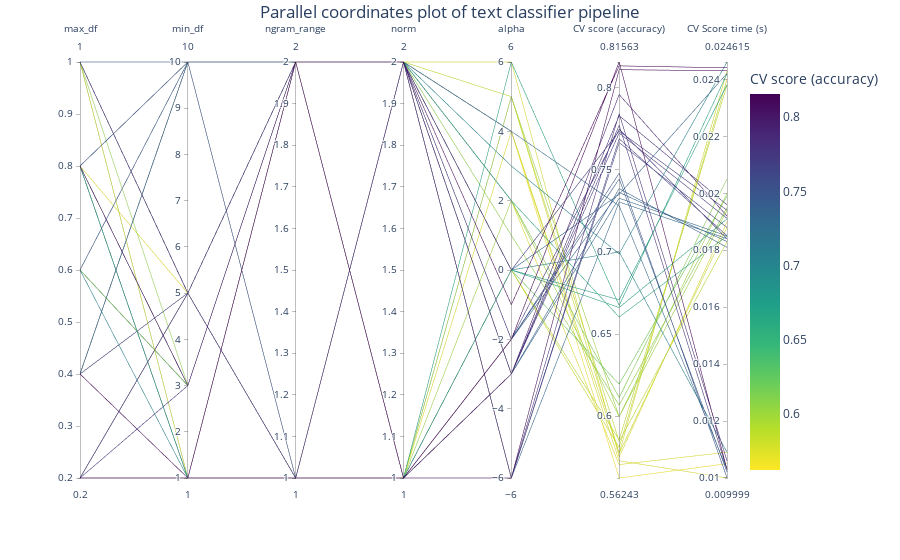

Here is the notebook cell this chart was saved with:
### Code cell
import math

column_results = param_names + ["mean_test_score", "mean_score_time"]

transform_funcs = dict.fromkeys(column_results, lambda x: x)
# 알파에 로그 스케일 사용
transform_funcs["alpha"] = math.log10
# L1 규칙은 인덱스 1에 L2 규칙은 인덱스 2에 매핑
transform_funcs["norm"] = lambda x: 2 if x == "l2" else 1
# Unigrams 인덱스 1에 매핑 and bigrams은 인덱스 2에 매핑
transform_funcs["ngram_range"] = lambda x: x[1]

fig = px.parallel_coordinates(
    cv_results[column_results].apply(transform_funcs),
    color="mean_test_score",
    color_continuous_scale=px.colors.sequential.Viridis_r,
    labels=labels,
)
fig.update_layout(
    title={
        "text": "Parallel coordinates plot of text classifier pipeline",
        "y": 0.99,
        "x": 0.5,
        "xanchor": "center",
        "yanchor": "top",
    }
)
fig

### Figure 1 — Plotly figure (JSON) as saved in the notebook; plotly's stock layout.template omitted (floating-point values rounded to 4 significant figures)
{"data": [{"dimensions": [{"label": "max_df", "values": [1, 0.6, 0.6, 1, 0.2, 0.2, 0.2, 1, 0.2, 0.4, 1, 0.4, 0.6, 0.2, 0.6, 0.8, 0.8, 0.8, 0.4, 0.8, 0.2, 0.4, 0.8, 0.4, 0.6, 1, 0.2, 0.8, 0.8, 1, 0.2, 0.8, 0.4, 0.6, 0.2, 1, 0.6, 0.8, 0.8, 0.2]}, {"label": "min_df", "values": [3, 3, 10, 10, 3, 1, 1, 5, 5, 10, 5, 10, 3, 1, 10, 3, 5, 1, 5, 1, 1, 5, 1, 10, 1, 1, 1, 1, 10, 5, 5, 10, 1, 3, 5, 1, 3, 3, 3, 1]}, {"label": "ngram_range", "values": [2, 2, 1, 2, 2, 2, 2, 2, 2, 2, 2, 2, 2, 1, 2, 2, 1, 1, 2, 2, 1, 2, 2, 2, 1, 2, 2, 2, 1, 1, 2, 2, 2, 2, 1, 1, 2, 2, 2, 2]}, {"label": "norm", "values": [2, 2, 1, 2, 2, 2, 2, 1, 2, 1, 2, 2, 1, 1, 2, 1, 1, 2, 1, 1, 2, 2, 2, 2, 2, 1, 1, 2, 1, 1, 2, 2, 1, 1, 2, 2, 1, 2, 2, 2]}, {"label": "alpha", "values": [1, 2, -2, -3, 0, 3, 0, 5, -3, -3, -6, 2, 2, -2, -2, -3, 4, 2, 0, 0, -6, -6, 0, -6, 0, 0, 6, 4, -2, -3, -2, 5, -6, 5, 4, 4, 0, 6, -3, -1]}, {"label": "CV score (accuracy)", "values": [0.6067, 0.6114, 0.7444, 0.7386, 0.7736, 0.6989, 0.7351, 0.5776, 0.7724, 0.7327, 0.7689, 0.6604, 0.5997, 0.8156, 0.7363, 0.7958, 0.5729, 0.5706, 0.6662, 0.5857, 0.7841, 0.7666, 0.6709, 0.7304, 0.7, 0.5811, 0.6674, 0.5776, 0.7479, 0.7771, 0.7747, 0.5846, 0.811, 0.5997, 0.7281, 0.5624, 0.6195, 0.5753, 0.7829, 0.8133]}, {"label": "CV Score time (s)", "values": [0.0195, 0.02051, 0.01021, 0.0181, 0.01941, 0.02462, 0.02421, 0.01881, 0.01912, 0.0185, 0.01851, 0.0185, 0.02, 0.0103, 0.01831, 0.0192, 0.009999, 0.0109, 0.0191, 0.0238, 0.0106, 0.0188, 0.02382, 0.01841, 0.0109, 0.02401, 0.0242, 0.02431, 0.01001, 0.0103, 0.0184, 0.01831, 0.02431, 0.0194, 0.0103, 0.0105, 0.0199, 0.019, 0.0196, 0.02441]}], "domain": {"x": [0, 1], "y": [0, 1]}, "line": {"color": [0.6067, 0.6114, 0.7444, 0.7386, 0.7736, 0.6989, 0.7351, 0.5776, 0.7724, 0.7327, 0.7689, 0.6604, 0.5997, 0.8156, 0.7363, 0.7958, 0.5729, 0.5706, 0.6662, 0.5857, 0.7841, 0.7666, 0.6709, 0.7304, 0.7, 0.5811, 0.6674, 0.5776, 0.7479, 0.7771, 0.7747, 0.5846, 0.811, 0.5997, 0.7281, 0.5624, 0.6195, 0.5753, 0.7829, 0.8133], "coloraxis": "coloraxis"}, "name": "", "type": "parcoords"}], "layout": {"coloraxis": {"colorbar": {"title": {"text": "CV score (accuracy)"}}, "colorscale": [[0, "#fde725"], [0.1111, "#b5de2b"], [0.2222, "#6ece58"], [0.3333, "#35b779"], [0.4444, "#1f9e89"], [0.5556, "#26828e"], [0.6667, "#31688e"], [0.7778, "#3e4989"], [0.8889, "#482878"], [1, "#440154"]]}, "legend": {"tracegroupgap": 0}, "margin": {"t": 60}, "title": {"text": "Parallel coordinates plot of text classifier pipeline", "x": 0.5, "xanchor": "center", "y": 0.99, "yanchor": "top"}}}
